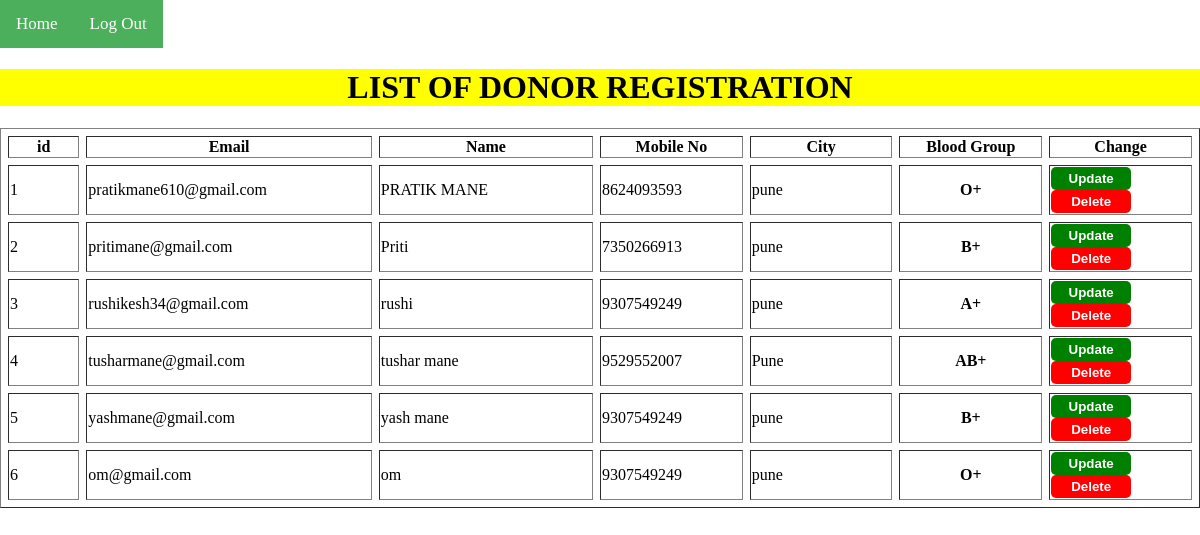
Screenshot of /donorlist.php with the database file from the repository.
### tables this page shows
CREATE TABLE `donor_register` (
  `id` int(11) NOT NULL,
  `email` varchar(200) DEFAULT NULL,
  `name` varchar(50) DEFAULT NULL,
  `mobile` varchar(50) DEFAULT NULL,
  `city` varchar(50) DEFAULT NULL,
  `bgroup` varchar(50) DEFAULT NULL
);

### donorlist.php (the view, shortened to what this page needs)
<html>
    <head>
        <link rel="stylesheet" type="text/css" href="donorlist.css"/>
        <div class="topnav">
 <a class="active " href="adminhome.php">Home</a>
 <a class="active " href="adminlogout.php">Log Out</a>
</div>
</head>
<body>
<?php
include("configure/config.php");
$query="SELECT * from donor_register";
$data = mysqli_query($conn,$query);
$total = mysqli_num_rows($data);
if($total!=0)
{
    ?>
    <h1 align = "center" style="background-color:yellow;">LIST OF DONOR REGISTRATION</h1>
<table border="1" border="3" cellspacing="7" width="100%" >
    <tr>
    <th width="5%">id</th>
    <th width="20%">Email</th>
    <th width="15%">Name</th>
    <th width="10%">Mobile No</th>
    <th width="10%">City</th>
    <th width="10%">Blood Group</th>
    <th width="10%">Change</th>
</tr>
    <?php
     while($result = mysqli_fetch_assoc($data))
     {
        echo "<tr>
                <td>".$result['id']."</td>
                <td>".$result['email']."</td>
                <td>".$result['name']."</td>
                <td>".$result['mobile']."</td>
                <td>".$result['city']."</td>
                <th>".$result['bgroup']."</td>
                <td><a href='update_design.php?id=$result[id]'><input type='submit' value='Update' class='Update'></a>
                <a href='delete.php?id=$result[id]'><input type='submit' value='Delete'
                 class='delete' onclick = 'delete' onclick = 'return checkdelete()'></a></td>
    </tr>
    ";
     }
}
else
{
    echo "No record";
}
?>
</table>
</body>
</html>

### donorlist.css (style rules this page uses)
.topnav { overflow:hidden; background-color:#4caf5b(51, 51, 51); }
.topnav a { float:left; color:#f2f2f2; text-align:center; padding:14px 16px; text-decoration:none; font-size:17px; }
.topnav a.active { background-color:#4caf5b; color:white; }
body { margin: 0px; padding: opx; }

### donorlist.php (style rules this page uses)
body { background-image: url('https://www.teahub.io/photos/full/283-2838767_home-background-image-for-blood-bank.jpg'); background-repeat: no-repeat; background-attachment: fixed; background-size:cover; }
table { background-color:white; }
.update { background-color: green; color: white; border: 0; outline: none; border-radius: 5px; height: 23px; width: 80px; font-weight: bold; cursor: pointer; }
.delete { background-color: red; color: white; border: 0; outline: none; border-radius: 5px; height: 23px; width: 80px; font-weight: bold; cursor: pointer; }

### rows the page displays
donor_register: id "1", email "pratikmane610@gmail.com", name "PRATIK MANE", mobile "8624093593", city "pune", bgroup "O+"
donor_register: id "2", email "pritimane@gmail.com", name "Priti", mobile "7350266913", city "pune", bgroup "B+"
donor_register: id "3", email "rushikesh34@gmail.com", name "rushi", mobile "9307549249", city "pune", bgroup "A+"
donor_register: id "4", email "tusharmane@gmail.com", name "tushar mane", mobile "9529552007", city "Pune", bgroup "AB+"
donor_register: id "5", email "yashmane@gmail.com", name "yash mane", mobile "9307549249", city "pune", bgroup "B+"
donor_register: id "6", email "om@gmail.com", name "om", mobile "9307549249", city "pune", bgroup "O+"
